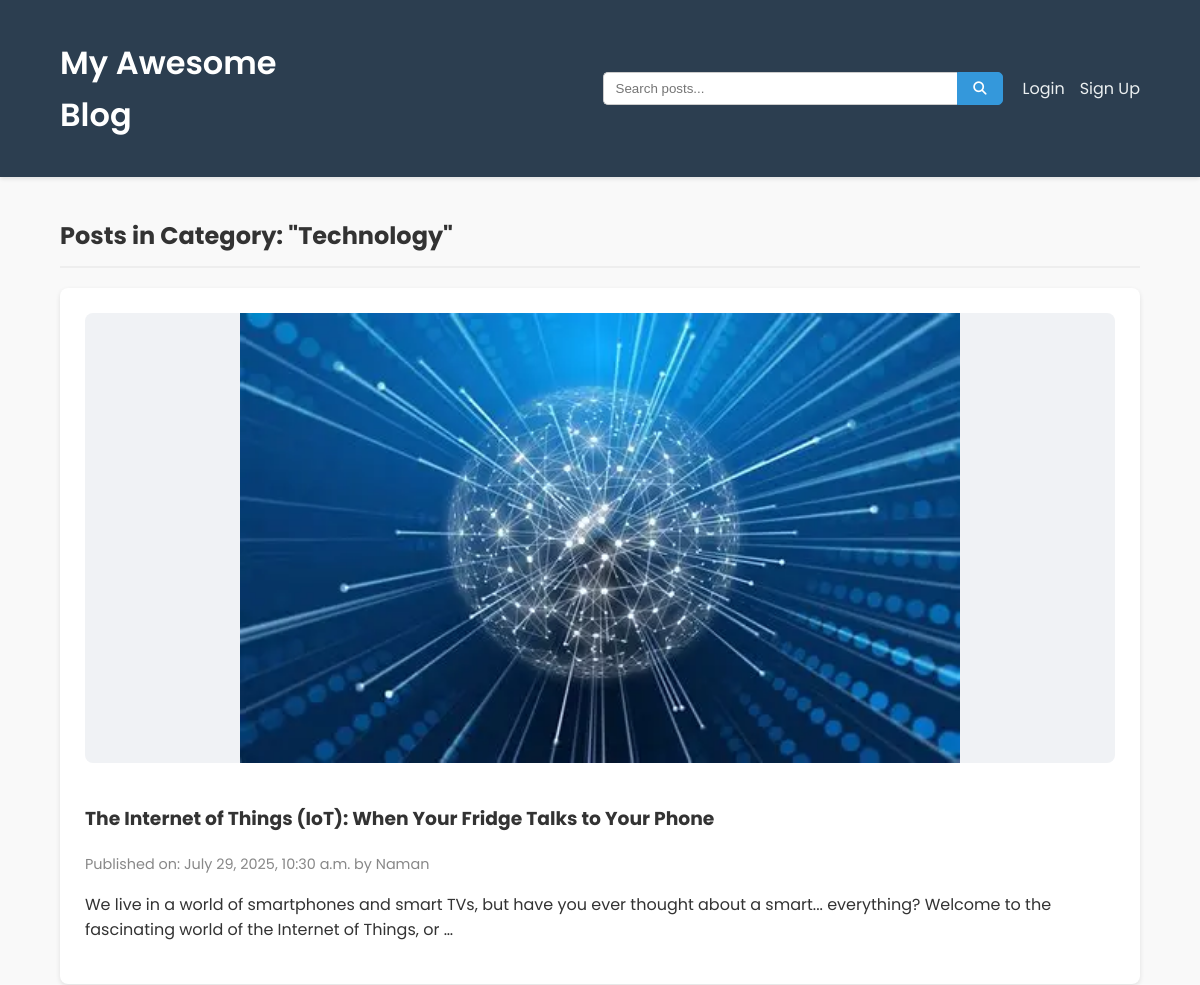
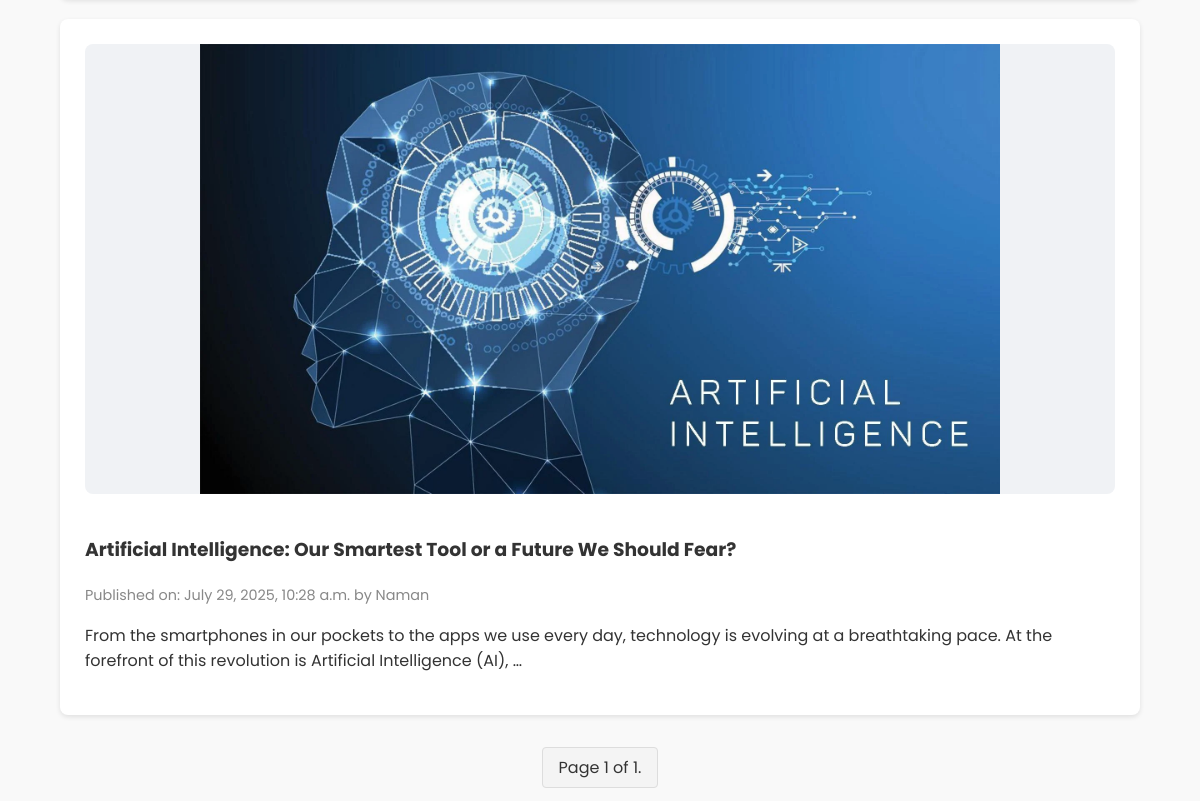
The page /category/Technology/ on the database its author committed (2 pictures, top to bottom).
### blog/models.py (models this page shows, shortened)
class Category(models.Model):
    name = models.CharField(max_length=100)

class Post(models.Model):
    title = models.CharField(max_length=200)
    content = models.TextField()
    created_date = models.DateTimeField(default=timezone.now)
    published_date = models.DateTimeField(blank=True, null=True)
    image = models.ImageField(upload_to='post_images/', blank=True, null=True)
    author = models.ForeignKey(User, on_delete=models.CASCADE)
    category = models.ForeignKey(Category, on_delete=models.SET_NULL, null=True, blank=True)

### blog/views.py (the view)
# urls.py: path('category/<str:category_name>/', views.category_post_list, name='category_post_list'),
def category_post_list(request, category_name):
    category = get_object_or_404(Category, name=category_name)
    all_posts_in_category = Post.objects.filter(category=category, published_date__isnull=False).order_by('-published_date')
    paginator = Paginator(all_posts_in_category, 5)
    page_number = request.GET.get('page')
    try:
        posts = paginator.page(page_number)
    except PageNotAnInteger:
        posts = paginator.page(1)
    except EmptyPage:
        posts = paginator.page(paginator.num_pages)
    return render(request, 'blog/category_post_list.html', {'category': category, 'posts': posts})

### blog/templates/blog/category_post_list.html (shortened to what this page needs)
{% extends 'blog/base.html' %}
{% block content %}
    <h2 class="page-title">Posts in Category: "{{ category.name }}"</h2>
    {% for post in posts %}
        <article class="post">
            {% if post.image %}
                <img src="{{ post.image.url }}" alt="{{ post.title }}" class="post-image">
            {% endif %}
            <h3><a href="{% url 'post_detail' pk=post.pk %}">{{ post.title }}</a></h3>
            <p class="post-meta">Published on: {{ post.published_date }} by {{ post.author.username }}</p>
            <p>{{ post.content|truncatewords:30 }}</p>
        </article>
    {% endfor %}
    <div class="pagination">
        <span class="step-links">
            <span class="current">
                Page {{ posts.number }} of {{ posts.paginator.num_pages }}.
            </span>
        </span>
    </div>
{% endblock %}

### static/css/style.css (style rules this page uses)
body { font-family: 'Poppins', sans-serif; line-height: 1.6; margin: 0; padding: 0; background: #f9f9f9; color: #333; }
.page-title { margin-bottom: 20px; border-bottom: 2px solid #eee; padding-bottom: 10px; }
.post { background: #fff; margin-bottom: 20px; padding: 25px; border-radius: 8px; box-shadow: 0 2px 5px rgba(0,0,0,0.1); }
.post-image { width: 100%; max-height: 450px; object-fit: contain; border-radius: 8px; margin-bottom: 15px; background-color: #f0f2f5; }
.post h3 a { color: #333; text-decoration: none; }
.post-meta { color: #888; font-size: 0.9em; margin-bottom: 10px; display: flex; justify-content: space-between; align-items: center; flex-wrap: wrap; }
.pagination { margin-top: 40px; text-align: center; }
.pagination .current { padding: 8px 16px; margin: 0 4px; border: 1px solid #ddd; background-color: #f4f4f4; color: #333; border-radius: 4px; }

### rows shown on the page
Category: name "Technology"
Post: image (picture), title "The Internet of Things (IoT): When Your Fridge Talks to Your Phone", published_date "July 29, 2025, 10:30 a.m.", author.username "Naman", content "We live in a world of smartphones and smart TVs, but have you ever thought about a smart... everything? Welcome to the fascinating world of the Internet of Things, or …"
Post: image (picture), title "Artificial Intelligence: Our Smartest Tool or a Future We Should Fear?", published_date "July 29, 2025, 10:28 a.m.", author.username "Naman", content "From the smartphones in our pockets to the apps we use every day, technology is evolving at a breathtaking pace. At the forefront of this revolution is Artificial Intelligence (AI), …"

### other values the page prints
{{ posts.number }} "1"
{{ posts.paginator.num_pages }} "1"
